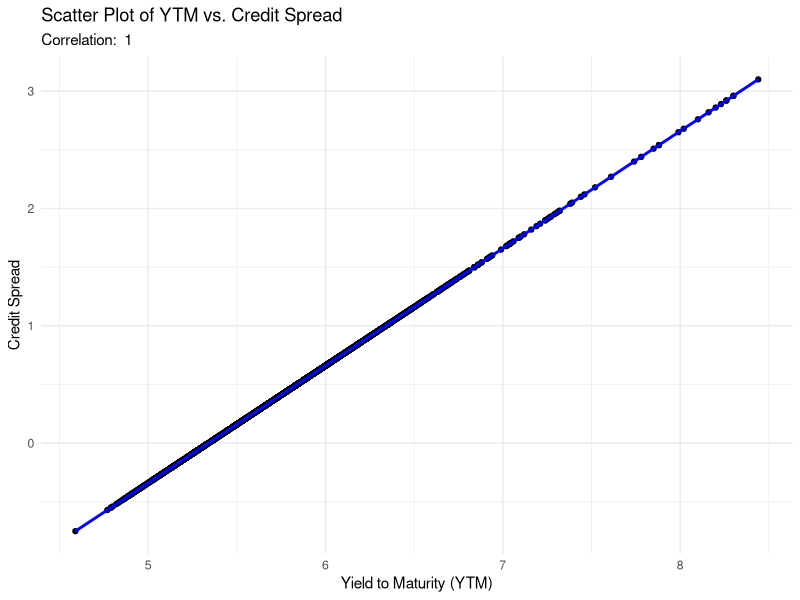

Write the R code that produced this figure.
## ---- chunk 1
credit_risk_data <- read.csv("credit_risk_data.csv")
## ---- chunk 2
library(dplyr)
library(caret)
library(ggplot2)
## ---- chunk 3
credit_spread_mod <- lm(credit_spread ~ Sector + Duration + marketCapitalization + score + BB_COMPOSITE + debt_to_assets + debt_to_equity + int_coverage + cash_coverage + current_ratio + cash_ratio + roa + ebitda_margin + debt_service_coverage + score * Sector + debt_to_assets * Sector, data=credit_risk_data)
summary(credit_spread_mod)
## ---- chunk 4
credit_spread_mod2 <- lm(credit_spread ~ Sector + Duration + marketCapitalization + score + BB_COMPOSITE + debt_to_assets + debt_to_equity + cash_coverage + roa + ebitda_margin, data=credit_risk_data)
summary(credit_spread_mod2)
## ---- chunk 5
#RFE to select top variables correlated with price
# Select numeric columns only
numeric_data <- credit_risk_data %>%
  select_if(is.numeric)
head(numeric_data)
# Specify the outcome and predictor variables
outcome <- "credit_spread"
#avoid varibales with high collinearity
exclude_columns <- c("credit_spread")
predictors <- setdiff(names(numeric_data), exclude_columns)  # All numeric columns except for the outcome

# Define the control using a linear model (lm), a 10-fold CV, and using the RMSE to choose the best model
ctrl <- rfeControl(functions=lmFuncs, method="cv", number=10)

# Use RFE on the numeric data
results <- rfe(numeric_data[, predictors], numeric_data[, outcome], sizes=c(1:length(predictors)), rfeControl=ctrl)

# Print results
print(results)
## ---- chunk 6
credit_spread_modrfe <- lm(credit_spread ~ YTM.... + roa + ebitda_margin, data=credit_risk_data)
summary(credit_spread_modrfe)
## ---- chunk 7
# Calculate the correlation
correlation <- cor(credit_risk_data$YTM, credit_risk_data$credit_spread)
print(paste("Correlation coefficient: ", correlation))

# Plot using ggplot2
ggplot(credit_risk_data, aes(x = YTM...., y = credit_spread)) +
  geom_point() +
  geom_smooth(method = "lm", color = "blue") +
  theme_minimal() +
  labs(title = "Scatter Plot of YTM vs. Credit Spread",
       subtitle = paste("Correlation: ", round(correlation, 2)),
       x = "Yield to Maturity (YTM)",
       y = "Credit Spread")
## ---- chunk 8
#RFE to select top variables correlated with price
# Select numeric columns only
numeric_data <- credit_risk_data %>%
  select_if(is.numeric)
head(numeric_data)
# Specify the outcome and predictor variables
outcome <- "credit_spread"
#avoid varibales with high collinearity
exclude_columns <- c("credit_spread", "YTM....")
predictors <- setdiff(names(numeric_data), exclude_columns)  # All numeric columns except for the outcome

# Define the control using a linear model (lm), a 10-fold CV, and using the RMSE to choose the best model
ctrl <- rfeControl(functions=lmFuncs, method="cv", number=10)

maxVariablesToConsider <- min(10, length(predictors)) # Ensure we don't exceed the total number of available predictors
results <- rfe(numeric_data[, predictors], numeric_data[, outcome], 
               sizes=seq(1, maxVariablesToConsider), rfeControl=ctrl)

# Print results
print(results)
## ---- chunk 9
## top 5 influential variables for credit spread as calculated by RFE

credit_spread_rfe2 <- lm(credit_spread ~ roa + ebitda_margin + debt_to_assets + operating_profit_margin + positiveScore, data=credit_risk_data)
summary(credit_spread_rfe2)
## ---- chunk 10
credit_risk_data$BB_COMPOSITE <- factor(credit_risk_data$BB_COMPOSITE, levels = c('AAA', 'AA+', 'AA', 'AA-', 'A+', 'A', 'A-', 'BBB+', 'BBB', 'BBB-', 'BB+'))
## ---- chunk 11
credit_spread_com <- lm(credit_spread ~ Duration + marketCapitalization + BB_COMPOSITE + roa + ebitda_margin + debt_to_assets + operating_profit_margin + score + debt_service_coverage + score * Sector + debt_to_assets * Sector, data=credit_risk_data)
summary(credit_spread_com)
